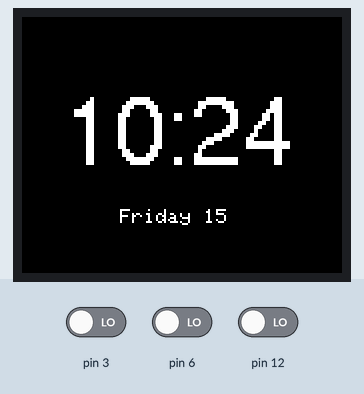
This sketch was run on a simulated Arduino Uno, built with avr-gcc and run on an emulated ATmega328P. Shown: 160×128 colour display. Inputs (shaded band) come from the test bench; at power-on: pin 3 LOW, pin 6 LOW, pin 12 LOW. The local clock reads 2024-03-15 10:24:30 at power-on unless the sketch sets it.

Above: at 1.3 s.
1.4 s: pin 3 driven HIGH
At 1.6 s:
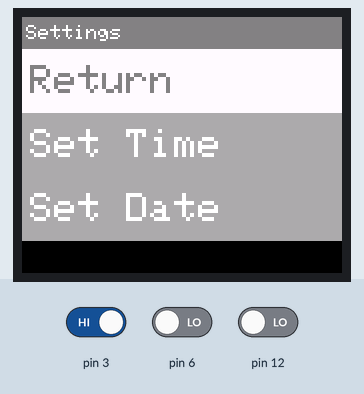
3.8 s: pin 6 driven HIGH
At 4.54 s:
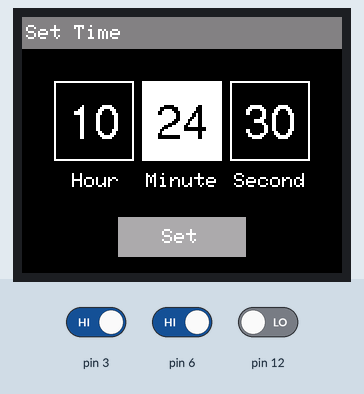
5.8 s: pin 6 driven LOW
At 7.21 s:
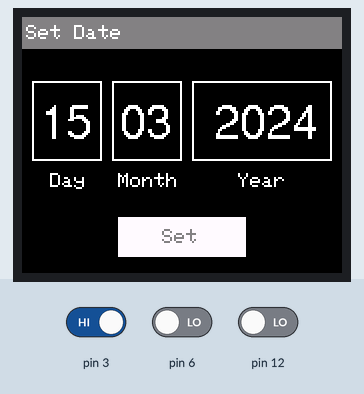
8.4 s: pin 12 driven HIGH
At 9.79 s:
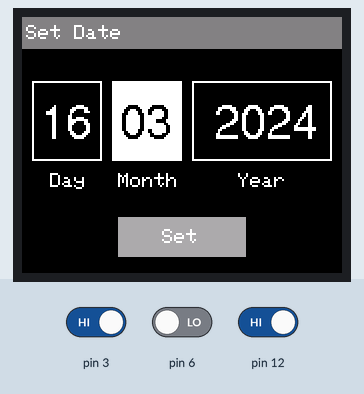
10.9 s: pin 12 driven LOW
At 13.8 s:
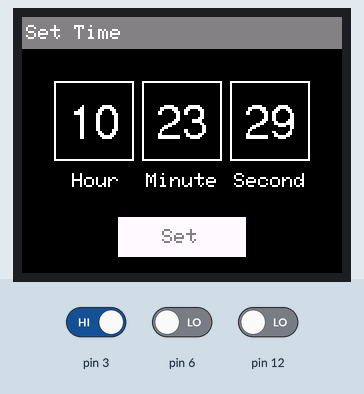
13.9 s: pin 12 driven HIGH
At 17.67 s:
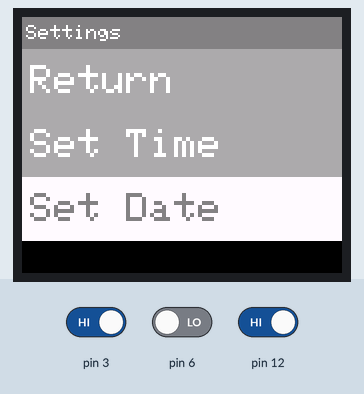
Timing chart, 0 to 18.9 s (numbered marks = the images above; inputs shaded):
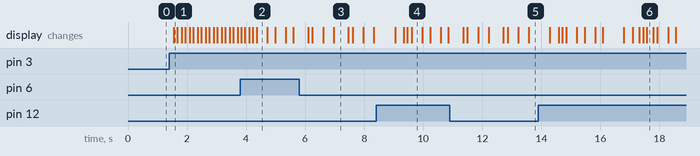

Measured:
- after the input at 1.4 s, the display: changes after 0.15 s (image 1)
- after the input at 3.8 s, the display: first changes at once (image 2 shows a later state)
- what the display in image 3 shows lasts 0.5 s, from 7.0 s to 7.5 s

The sketch:

digiClock.ino
```cpp
#include <Adafruit_ST7735.h>
#include <SPI.h>
#include <Wire.h>
#include <Adafruit_GFX.h>
#include <Fonts/FreeSans12pt7b.h>
#include "RTClib.h"

RTC_DS3231 rtc;

#define cs 10
#define dc 9
#define rst 8
#define GREY 0x8410

Adafruit_ST7735 tft = Adafruit_ST7735(cs, dc, rst);

int menuState;
int newMenuState;
int menu2CursorPos;
int menu3CursorPos;
int menu4CursorPos;

int currentH;
int currentM;
int currentS;

int currentD;
int currentMo;
int currentY;
int currentDofW;

int newD;
int newMo;
int newY;

int newH;
int newM;
int newS;

void setup() {
  Serial.begin(9600);
  rtc.begin();
  Wire.begin();
  pinMode(3, INPUT);
  pinMode(6, INPUT);
  pinMode(12, INPUT);
  tft.initR(INITR_BLACKTAB);
  tft.setRotation(1);
  tft.fillScreen(ST7735_BLACK);
  //tft.background(0, 0, 0);
  //tft.fillRect(0, 0, TFTscreen.width(), 16, 0x8410);
  menuState = 1;
  newMenuState = 1;
  menu2CursorPos = 1;
  menu3CursorPos = 1;
  menu4CursorPos = 1;
  DateTime now = rtc.now();
  currentH = now.hour();
  currentM = now.minute();
  currentS = now.second();
  currentD = now.day();
  currentMo = now.month();
  currentY = now.year();
  currentDofW = now.dayOfTheWeek();
  newH = currentH;
  newM = currentM;
  newS = currentS;
  newD = currentD;
  newMo = currentMo;
  newY = currentY;
  modMenuState();

}

void loop() {
  DateTime now = rtc.now();
  currentH = now.hour();
  currentM = now.minute();
  currentS = now.second();
  currentD = now.day();
  currentMo = now.month();
  currentY = now.year();
  currentDofW = now.dayOfTheWeek();
  checkMenuState();
  int buttonState1 = digitalRead(3);
  if(buttonState1 == HIGH){
    button1();
  }
  int buttonState2 = digitalRead(6);
  if(buttonState2 == HIGH){
    button2();
  }
  int buttonState3 = digitalRead(12);
  if(buttonState3 == HIGH){
    button3();
  }

  if(menuState == 1){
      if(currentS == 59){
        delay(1000);
        DateTime now = rtc.now();
        currentH = now.hour();
        currentM = now.minute();
        currentS = now.second();
        currentD = now.day();
        currentDofW = now.dayOfTheWeek();
        modMenuState();
      }
  }
}

void button1(){
  if(menuState == 1){
    newMenuState++;
  }
  else if(menuState == 2){
    if(menu2CursorPos == 1){
      newMenuState = 1;
    }
    if(menu2CursorPos == 2){
      newMenuState = 3;
    }
    if(menu2CursorPos == 3){
      newMenuState = 4;
    }
  }
  else if(menuState == 3){
    if(menu3CursorPos == 4){
      newMenuState = 2;
      menu3CursorPos = 1;
      setNewTime();
    }
    else{
      menu3CursorPos++;
      updateMenu3();
    }
  }
  else if(menuState == 4){
    if(menu4CursorPos == 4){
      newMenuState = 2;
      menu4CursorPos = 1;
      setNewDate();
    }
    else{
      menu4CursorPos++;
      updateMenu4();
    }
  }
  delay(100);
}

void button2(){
  if(menuState == 2){
    menu2CursorPos++;
    if(menu2CursorPos > 3){
      menu2CursorPos = 1;
      updateMenu2();
    }
    else{
      updateMenu2();
    }
    delay(100);
  }
  else if(menuState == 3){
    if(menu3CursorPos == 1){
      newH--;
      if(newH < 0){
        newH = 24;
      }
    }
    if(menu3CursorPos == 2){
      newM--;
      if(newM < 0){
        newM = 60;
      }
    }
    if(menu3CursorPos == 3){
      newS--;
      if(newS < 0){
        newS = 60;
      }
    }
    updateMenu3();
  }
  else if(menuState == 4){
    if(menu4CursorPos == 1){
      newD--;
      if(newD < 0){
        newD = 31;
      }
    }
    if(menu4CursorPos == 2){
      newMo--;
      if(newMo < 1){
        newMo = 12;
      }
    }
    if(menu4CursorPos == 3){
      newY--;
      if(newY < 2021){
        newY = 2099;
      }
    }
    updateMenu4();
  }
}

void button3(){
  if(menuState == 2){
    menu2CursorPos--;
    if(menu2CursorPos < 0){
      menu2CursorPos = 3;
      updateMenu2();
    }
    else{
      updateMenu2();
    }
    delay(100);
  }
  else if(menuState == 3){
    if(menu3CursorPos == 1){
      newH++;
      if(newH > 24){
        newH = 0;
      }
    }
    if(menu3CursorPos == 2){
      newM++;
      if(newM > 60){
        newM = 0;
      }
    }
    if(menu3CursorPos == 3){
      newS++;
      if(newS > 60){
        newS = 0;
      }
    }
    updateMenu3();
  }
  else if(menuState == 4){
    if(menu4CursorPos == 1){
      newD++;
      if(newD > 31){
        newD = 1;
      }
    }
    if(menu4CursorPos == 2){
      newMo++;
      if(newMo > 12){
        newMo = 1;
      }
    }
    if(menu4CursorPos == 3){
      newY++;
      if(newY > 2099){
        newY = 2021;
      }
    }
    updateMenu4();
  }
}

void resetText(){
  tft.setFont();
  tft.setTextSize(1);
  tft.setTextColor(ST7735_WHITE);
}

void checkMenuState(){
  if(menuState != newMenuState){
    menuState = newMenuState;
    modMenuState();
  }
}

void modMenuState(){
  resetText();
  if(menuState == 1){
      tft.fillScreen(ST7735_BLACK);
      tft.setFont(&FreeSans12pt7b);
      tft.setCursor(20, 72);
      tft.setTextSize(2);
      if(currentH < 10){
        tft.print("0");
        tft.print(currentH);
      }
      else{
        tft.print(currentH);
      }
      tft.print(":");
      if(currentM < 10){
        tft.print("0");
        tft.print(currentM);
      }
      else{
        tft.print(currentM);
      }
      resetText();
      tft.setCursor(49, 96);
      tft.setTextSize(1);
      if(currentDofW == 0){
        tft.print("Sunday ");
      }
      else if(currentDofW == 1){
        tft.print("Monday ");
      }
      else if(currentDofW == 2){
        tft.print("Tuesday ");
      }
      else if(currentDofW == 3){
        tft.print("Wednesday ");
      }
      else if(currentDofW == 4){
        tft.print("Thursday ");
      }
      else if(currentDofW == 5){
        tft.print("Friday ");
      }
      else if(currentDofW == 6){
        tft.print("Saturday ");
      }
      tft.print(currentD);
      resetText();
  }
  else if(menuState == 2){
      tft.fillScreen(ST7735_BLACK);
      tft.fillRect(0, 0, tft.width(), 16, 0x8410);
      tft.setCursor(2, 4);
      tft.print("Settings");
      updateMenu2();
  }
  else if(menuState == 3){
      tft.fillScreen(ST7735_BLACK);
      tft.fillRect(0, 0, tft.width(), 16, 0x8410);
      tft.setCursor(2, 4);
      tft.print("Set Time");
      tft.setFont(&FreeSans12pt7b);
      tft.setTextSize(1);
      tft.drawRect(16, 32, 40, 40, ST7735_WHITE);
      tft.setCursor(23, 60);
      if(newH < 10){
        tft.print("0");
        tft.print(newH);
      }
      else{
        tft.print(newH);
      }
      tft.drawRect(60, 32, 40, 40, ST7735_WHITE);
      tft.setCursor(67, 60);
      if(newM < 10){
        tft.print("0");
        tft.print(newM);
      }
      else{
        tft.print(newM);
      }
      tft.drawRect(104, 32, 40, 40, ST7735_WHITE);
      tft.setCursor(111, 60);
      if(newS < 10){
        tft.print("0");
        tft.print(newS);
      }
      else{
        tft.print(newS);
      }
      resetText();
      tft.setCursor(25, 78);
      tft.print("Hour");
      tft.setCursor(62, 78);
      tft.print("Minute");
      tft.setCursor(106, 78);
      tft.print("Second");
      tft.fillRect(48, 100, 64, 20, 0xAD55);
      tft.setCursor(70,106);
      tft.print("Set");
  }
  else if(menuState == 4){
      tft.fillScreen(ST7735_BLACK);
      tft.fillRect(0, 0, tft.width(), 16, 0x8410);
      tft.setCursor(2, 4);
      tft.print("Set Date");
      tft.setFont(&FreeSans12pt7b);
      tft.setTextSize(1);
      tft.drawRect(5, 32, 35, 40, ST7735_WHITE);
      tft.setCursor(9, 60);
      if(newD < 10){
        tft.print("0");
        tft.print(newD);
      }
      else{
        tft.print(newD);
      }
      tft.drawRect(45, 32, 35, 40, ST7735_WHITE);
      tft.setCursor(49, 60);
      if(newMo < 10){
        tft.print("0");
        tft.print(newMo);
      }
      else{
        tft.print(newMo);
      }
      tft.drawRect(85, 32, 70, 40, ST7735_WHITE);
      tft.setCursor(96, 60);
      tft.print(newY);
      resetText();
      tft.setCursor(14, 78);
      tft.print("Day");
      tft.setCursor(48, 78);
      tft.print("Month");
      tft.setCursor(108, 78);
      tft.print("Year");
      tft.fillRect(48, 100, 64, 20, 0xAD55);
      tft.setCursor(70,106);
      tft.print("Set");
  }
}

void setNewTime(){
      rtc.adjust(DateTime(currentY, currentMo, currentD, newH, newM, newS));
}

void setNewDate(){
    rtc.adjust(DateTime(newY, newMo, newD, currentH, currentM, currentS));
}

//update the set time menu

void updateMenu3(){
  if(menu3CursorPos == 1){
      tft.setFont(&FreeSans12pt7b);
      tft.setTextSize(1);
      tft.fillRect(16, 32, 40, 40, ST7735_WHITE);
      tft.fillRect(60, 32, 40, 38, ST7735_BLACK);
      tft.fillRect(104, 32, 40, 38, ST7735_BLACK);
      tft.drawRect(60, 32, 40, 40, ST7735_WHITE);
      tft.setCursor(67, 60);
      if(newM < 10){
        tft.print("0");
        tft.print(newM);
      }
      else{
        tft.print(newM);
      }
      tft.drawRect(104, 32, 40, 40, ST7735_WHITE);
      tft.setCursor(111, 60);
      if(newS < 10){
        tft.print("0");
        tft.print(newS);
      }
      else{
        tft.print(newS);
      }
      tft.setTextColor(ST7735_BLACK);
      tft.setCursor(23, 60);
      if(newH < 10){
        tft.print("0");
        tft.print(newH);
      }
      else{
        tft.print(newH);
      }
  }
  else if(menu3CursorPos == 2){
    tft.setFont(&FreeSans12pt7b);
    tft.setTextSize(1);
    tft.fillRect(16, 32, 40, 40, ST7735_BLACK);
    tft.fillRect(104, 32, 40, 40, ST7735_BLACK);
    tft.drawRect(16, 32, 40, 40, ST7735_WHITE);
    tft.setCursor(23, 60);
    if(newH < 10){
      tft.print("0");
      tft.print(newH);
    }
    else{
      tft.print(newH);
    }
    tft.drawRect(104, 32, 40, 40, ST7735_WHITE);
    tft.setCursor(111, 60);
    if(newS < 10){
      tft.print("0");
      tft.print(newS);
    }
    else{
      tft.print(newS);
    }
    tft.fillRect(60, 32, 40, 40, ST7735_WHITE);
    tft.setTextColor(ST7735_BLACK);
    tft.setCursor(67, 60);
    if(newM < 10){
      tft.print("0");
      tft.print(newM);
    }
    else{
      tft.print(newM);
    }
  }
  else if(menu3CursorPos == 3){
    tft.setFont(&FreeSans12pt7b);
    tft.setTextSize(1);
    tft.fillRect(16, 32, 40, 40, ST7735_BLACK);
    tft.drawRect(16, 32, 40, 40, ST7735_WHITE);
    tft.setCursor(23, 60);
    if(newH < 10){
      tft.print("0");
      tft.print(newH);
    }
    else{
      tft.print(newH);
    }
    tft.fillRect(60, 32, 40, 40, ST7735_BLACK);
    tft.drawRect(60, 32, 40, 40, ST7735_WHITE);
    tft.setCursor(67, 60);
    if(newM < 10){
      tft.print("0");
      tft.print(newM);
    }
    else{
      tft.print(newM);
    }
    tft.fillRect(104, 32, 40, 40, ST7735_WHITE);
    tft.setTextColor(ST7735_BLACK);
    tft.setCursor(111, 60);
    if(newS < 10){
      tft.print("0");
      tft.print(newS);
    }
    else{
      tft.print(newS);
    }
  }
  else if(menu3CursorPos == 4){
    tft.setTextColor(ST7735_WHITE);
    tft.setFont(&FreeSans12pt7b);
    tft.fillRect(104, 32, 40, 40, ST7735_BLACK);
    tft.drawRect(104, 32, 40, 40, ST7735_WHITE);
    tft.setTextColor(ST7735_WHITE);
    tft.setCursor(111, 60);
    if(newS < 10){
      tft.print("0");
      tft.print(newS);
    }
    else{
      tft.print(newS);
    }
    resetText();
    tft.setTextColor(GREY);
    tft.fillRect(48, 100, 64, 20, 0xFFDF);
    tft.setCursor(70,106);
    tft.print("Set");
  }
  resetText();
  delay(250);
}
//update the set date menu

void updateMenu4(){
  if(menu4CursorPos == 1){
      tft.setFont(&FreeSans12pt7b);
      tft.setTextSize(1);
      tft.fillRect(5, 32, 35, 40, ST7735_WHITE);
      tft.fillRect(45, 32, 35, 40, ST7735_BLACK);
      tft.fillRect(85, 32, 70, 40, ST7735_BLACK);
      tft.drawRect(45, 32, 35, 40, ST7735_WHITE);
      tft.setCursor(49, 60);
      if(newMo < 10){
        tft.print("0");
        tft.print(newMo);
      }
      else{
        tft.print(newMo);
      }
      tft.drawRect(85, 32, 70, 40, ST7735_WHITE);
      tft.setCursor(96, 60);
      tft.print(newY);
      tft.setTextColor(ST7735_BLACK);
      tft.setCursor(9, 60);
      if(newD < 10){
        tft.print("0");
        tft.print(newD);
      }
      else{
        tft.print(newD);
      }
  }
  else if(menu4CursorPos == 2){
    tft.setFont(&FreeSans12pt7b);
    tft.setTextSize(1);
    tft.fillRect(5, 32, 35, 40, ST7735_BLACK);
    tft.fillRect(85, 32, 70, 40, ST7735_BLACK);
    tft.drawRect(5, 32, 35, 40, ST7735_WHITE);
    tft.setCursor(9, 60);
    if(newD < 10){
      tft.print("0");
      tft.print(newD);
    }
    else{
      tft.print(newD);
    }
    tft.drawRect(85, 32, 70, 40, ST7735_WHITE);
    tft.setCursor(96, 60);
    tft.print(newY);
    tft.fillRect(45, 32, 35, 40, ST7735_WHITE);
    tft.setTextColor(ST7735_BLACK);
    tft.setCursor(49, 60);
    if(newMo < 10){
      tft.print("0");
      tft.print(newMo);
    }
    else{
      tft.print(newMo);
    }
  }
  else if(menu4CursorPos == 3){
    tft.setFont(&FreeSans12pt7b);
    tft.setTextSize(1);
    tft.fillRect(5, 32, 35, 40, ST7735_BLACK);
    tft.drawRect(5, 32, 35, 40, ST7735_WHITE);
    tft.setCursor(9, 60);
    if(newD < 10){
      tft.print("0");
      tft.print(newD);
    }
    else{
      tft.print(newD);
    }
    tft.fillRect(45, 32, 35, 40, ST7735_BLACK);
    tft.drawRect(45, 32, 35, 40, ST7735_WHITE);
    tft.setCursor(49, 60);
    if(newMo < 10){
      tft.print("0");
      tft.print(newMo);
    }
    else{
      tft.print(newMo);
    }
    tft.fillRect(85, 32, 70, 40, ST7735_WHITE);
    tft.setTextColor(ST7735_BLACK);
    tft.setCursor(96, 60);
    tft.print(newY);
  }
  else if(menu4CursorPos == 4){
    tft.setTextColor(ST7735_WHITE);
    tft.setFont(&FreeSans12pt7b);
    tft.fillRect(85, 32, 70, 40, ST7735_BLACK);
    tft.drawRect(85, 32, 70, 40, ST7735_WHITE);
    tft.setTextColor(ST7735_WHITE);
    tft.setCursor(96, 60);
    tft.print(newY);
    resetText();
    tft.setTextColor(GREY);
    tft.fillRect(48, 100, 64, 20, 0xFFDF);
    tft.setCursor(70,106);
    tft.print("Set");
  }
  resetText();
  delay(250);
}

//for the settings menu
void updateMenu2(){
  if(menu2CursorPos == 1){
      tft.fillRect(0, 16, tft.width(), 32, 0xFFDF);
      tft.setTextColor(GREY);
      tft.setCursor(4,24);
      tft.setTextSize(2);
      tft.print("Return");
      tft.setTextColor(ST7735_WHITE);
      tft.fillRect(0, 48, tft.width(), 32, 0xAD55);
      tft.setCursor(4,56);
      tft.print("Set Time");
      tft.fillRect(0, 80, tft.width(), 32, 0xAD55);
      tft.setCursor(4,88);
      tft.print("Set Date");
  }
  else if(menu2CursorPos == 2){
      tft.setTextColor(ST7735_WHITE);
      tft.fillRect(0, 16, tft.width(), 32, 0xAD55);
      tft.setCursor(4,24);
      tft.setTextSize(2);
      tft.print("Return");
       tft.setTextColor(GREY);
      tft.fillRect(0, 48, tft.width(), 32, 0xFFDF);
      tft.setCursor(4,56);
      tft.print("Set Time");
       tft.setTextColor(ST7735_WHITE);
      tft.fillRect(0, 80, tft.width(), 32, 0xAD55);
      tft.setCursor(4,88);
      tft.print("Set Date");
  }
  else if(menu2CursorPos == 3){
      tft.setTextColor(ST7735_WHITE);
      tft.fillRect(0, 16, tft.width(), 32, 0xAD55);
      tft.setCursor(4,24);
      tft.setTextSize(2);
      tft.print("Return");
       tft.setTextColor(ST7735_WHITE);
      tft.fillRect(0, 48, tft.width(), 32, 0xAD55);
      tft.setCursor(4,56);
      tft.print("Set Time");
       tft.setTextColor(GREY);
      tft.fillRect(0, 80, tft.width(), 32, 0xFFDF);
      tft.setCursor(4,88);
      tft.print("Set Date");
  }
}
```
